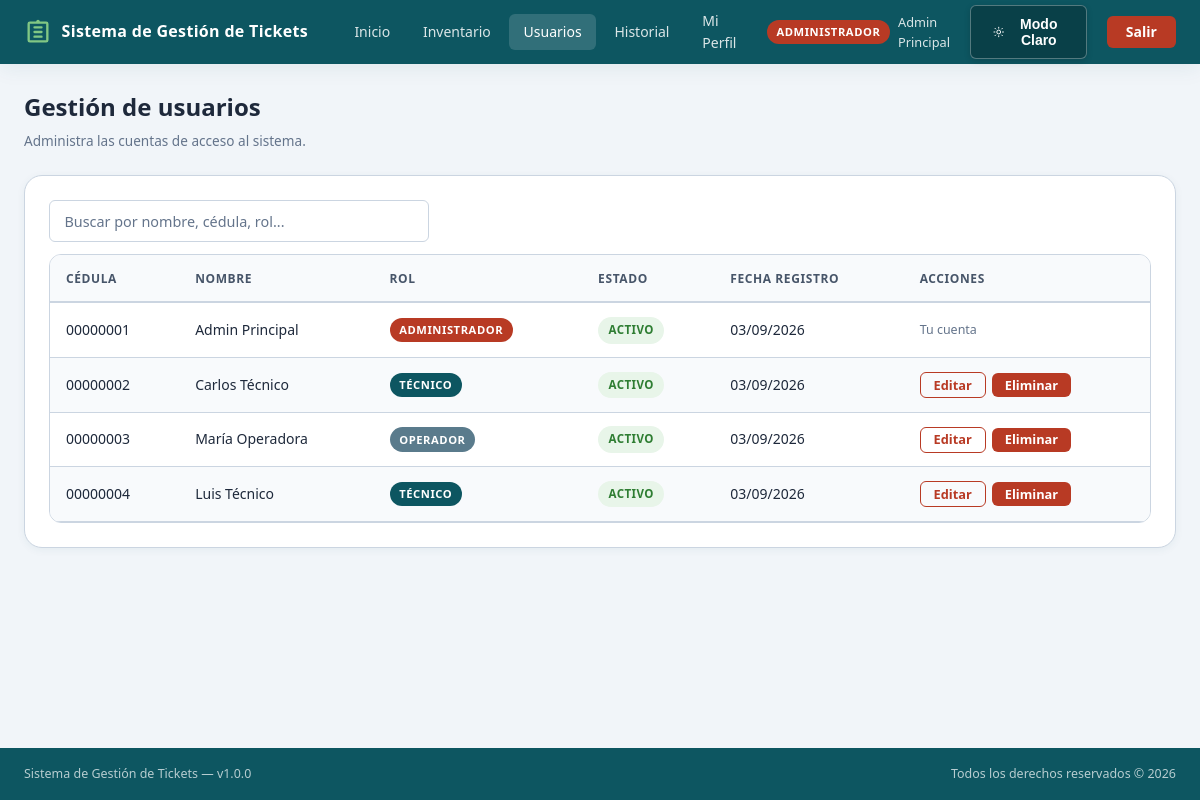
Page /admin/usuarios.php (signed in) on the committed database.
### tables this page shows
CREATE TABLE IF NOT EXISTS Perfiles (
    Cedula   VARCHAR(8)                                   PRIMARY KEY,
    Rol      ENUM('Administrador', 'Operador', 'Tecnico') NOT NULL,
    Activo   BOOLEAN                                      DEFAULT TRUE,
    Nombre   VARCHAR(100)                                 NOT NULL,
    Cre_Per  DATETIME                                     DEFAULT CURRENT_TIMESTAMP,
    Upd_Per  DATETIME                                     DEFAULT CURRENT_TIMESTAMP ON UPDATE CURRENT_TIMESTAMP
);

### admin/usuarios.php (the view, shortened to what this page needs)
<?php
require_once __DIR__ . '/../config/db.php';
$usuarios = $conn->query(
    "SELECT Cedula, Nombre, Rol, Activo, Cre_Per FROM Perfiles ORDER BY Cre_Per DESC"
);
require_once __DIR__ . '/../includes/header.php';
?>
<div class="page-header">
    <div>
        <h1>Gestión de usuarios</h1>
        <p>Administra las cuentas de acceso al sistema.</p>
    </div>
</div>
<div class="bento-card">
    <div class="table-search">
        <input type="text" class="form-control" placeholder="Buscar por nombre, cédula, rol..."
               data-search-table="tablaUsuarios" style="max-width:380px">
    </div>
    <div class="table-wrapper">
        <table class="data-table" id="tablaUsuarios">
            <thead>
                <tr>
                    <th>Cédula</th><th>Nombre</th><th>Rol</th>
                    <th>Estado</th><th>Fecha registro</th><th>Acciones</th>
                </tr>
            </thead>
            <tbody>
            <?php while ($u = $usuarios->fetch_assoc()): ?>
            <tr>
                <td><?= htmlspecialchars($u['Cedula']) ?></td>
                <td><?= htmlspecialchars($u['Nombre']) ?></td>
                <td><span class="role-pill role-<?= strtolower($u['Rol']) ?>"><?= htmlspecialchars($u['Rol'] === 'Tecnico' ? 'Técnico' : $u['Rol']) ?></span></td>
                <td>
                    <?php if ($u['Activo']): ?>
                        <span class="badge badge-finalizado">Activo</span>
                    <?php else: ?>
                        <span class="badge badge-urgente">Inactivo</span>
                    <?php endif; ?>
                </td>
                <td><?= date('d/m/Y', strtotime($u['Cre_Per'])) ?></td>
                <td>
                    <div class="table-actions">
                        <?php if ($u['Rol'] !== 'Administrador'): ?>
                            <a href="usuarios_form.php?cedula=<?= urlencode($u['Cedula']) ?>" class="btn btn-outline btn-sm">Editar</a>
                            <button class="btn btn-danger btn-sm"
                                    data-delete-url="usuarios_delete.php?cedula=<?= urlencode($u['Cedula']) ?>"
                                    data-delete-name="al usuario '<?= htmlspecialchars(addslashes($u['Nombre'])) ?>'">
                                Eliminar
                            </button>
                        <?php elseif ($u['Cedula'] !== $_SESSION['cedula']): ?>
                            <span class="text-muted" style="font-size:0.78rem">No editable</span>
                        <?php else: ?>
                            <span class="text-muted" style="font-size:0.78rem">Tu cuenta</span>
                        <?php endif; ?>
                    </div>
                </td>
            </tr>
            <?php endwhile; ?>
            </tbody>
        </table>
    </div>
</div>
<?php require_once __DIR__ . '/../includes/footer.php'; ?>

### assets/css/style.css (style rules this page uses)
:root { --verde-grama: #b83a24; --verde-hover: #9c2e1b; --verde-light: #fef2f2; --verde-mid: #b83a24; --rojo: #b83a24; --rojo-hover: #9c2e1b; --rojo-light: #fdf2f2; --blanco: #ffffff; --bg-page: #f1f5f9; --bg-card: #ffffff; --bg-card-alt: #f8fafc; --bg-navbar: #0d5661; --bg-footer: #0d5661; --text-primary: #1e293b; --text-secondary: #475569; --text-muted: #64748b; --text-navbar: #ffffff; --border-color: #cbd5e1; --border-focus: #0d5661; --shadow-sm: 0 2px 8px rgba(13,86,97,0.06); --shadow-md: 0 4px 20px rgba(13,86,97,0.08); --shadow-lg: 0 8px 40px rgba(13,86,97,0.12); --input-bg: #ffffff; --table-header: #f8fafc; --table-row-alt: #f8fafc; --table-row-hover: #f1f5f9; --badge-bg: #f1f5f9; --btn-shadow: rgba(184,58,36,0.3); --focus-shadow: rgba(13,86,97,0.15); --blue-accent: #1565c0; --font-sans: 'Segoe UI', system-ui, -apple-system, sans-serif; --radius-sm: 6px; --radius-md: 12px; --radius-lg: 18px; --transition: 0.25s ease; }
*, *::before, *::after { box-sizing: border-box; margin: 0; padding: 0; }
html { scroll-behavior: smooth; font-size: 16px; }
body { font-family: var(--font-sans); background: var(--bg-page); color: var(--text-primary); line-height: 1.6; min-height: 100vh; display: flex; flex-direction: column; transition: background var(--transition), color var(--transition); }
a { color: var(--verde-grama); text-decoration: none; transition: color var(--transition); }
.role-pill { display: inline-block; padding: 0.2rem 0.6rem; border-radius: 99px; font-size: 0.7rem; font-weight: 700; text-transform: uppercase; letter-spacing: 0.05em; }
.role-administrador { background: var(--verde-grama); color: #fff; }
.role-tecnico { background: var(--bg-navbar); color: #fff; }
.role-operador { background: #5a7b8c; color: #fff; }
.btn { display: inline-flex; align-items: center; gap: 0.4rem; padding: 0.55rem 1.2rem; border-radius: var(--radius-sm); border: none; cursor: pointer; font-family: var(--font-sans); font-size: 0.875rem; font-weight: 600; text-decoration: none; transition: all var(--transition); line-height: 1; }
.btn-danger { background: var(--rojo); color: #fff; }
.btn-outline { background: transparent; border: 1.5px solid var(--verde-grama); color: var(--verde-grama); }
.btn-sm { padding: 0.35rem 0.8rem; font-size: 0.8rem; }
.bento-card { background: var(--bg-card); border: 1px solid var(--border-color); border-radius: var(--radius-lg); padding: 1.5rem; box-shadow: var(--shadow-sm); transition: box-shadow var(--transition), background var(--transition), border-color var(--transition); }
.form-control { width: 100%; padding: 0.65rem 0.9rem; border: 1.5px solid var(--border-color); border-radius: var(--radius-sm); background: var(--input-bg); color: var(--text-primary); font-family: var(--font-sans); font-size: 0.9rem; transition: border-color var(--transition), box-shadow var(--transition); appearance: none; -webkit-appearance: none; }
.form-control::placeholder { color: var(--text-muted); }
.table-wrapper { overflow-x: auto; border-radius: var(--radius-md); border: 1px solid var(--border-color); }
.data-table { width: 100%; border-collapse: collapse; font-size: 0.875rem; }
.data-table thead th { background: var(--table-header); color: var(--text-secondary); font-weight: 700; text-transform: uppercase; letter-spacing: 0.05em; font-size: 0.75rem; padding: 0.85rem 1rem; text-align: left; border-bottom: 2px solid var(--border-color); white-space: nowrap; }
.data-table tbody tr { border-bottom: 1px solid var(--border-color); transition: background var(--transition); }
.data-table tbody tr:nth-child(even) { background: var(--table-row-alt); }
.data-table td { padding: 0.85rem 1rem; vertical-align: middle; color: var(--text-primary); }
.table-actions { display: flex; gap: 0.4rem; align-items: center; }
.badge { display: inline-block; padding: 0.25rem 0.65rem; border-radius: 99px; font-size: 0.72rem; font-weight: 700; letter-spacing: 0.04em; text-transform: uppercase; white-space: nowrap; }
.badge-finalizado { background: #e8f5e9; color: #2e7d32; }
.page-header { display: flex; align-items: center; justify-content: space-between; margin-bottom: 1.5rem; gap: 1rem; }
.page-header h1 { font-size: 1.5rem; font-weight: 800; color: var(--text-primary); }
.page-header p { font-size: 0.85rem; color: var(--text-muted); margin-top: 0.2rem; }
.text-muted { color: var(--text-muted); }
.bento-card, .stat-card { animation: fadeIn 0.35s ease; }
.table-search { margin-bottom: 0.75rem; }

### rows in the picture
perfiles: Cedula "00000001", Nombre "Admin Principal", Rol "ADMINISTRADOR", Activo "ACTIVO", Cre_Per "03/09/2026", shows "Tu cuenta"
perfiles: Cedula "00000002", Nombre "Carlos Técnico", Rol "TÉCNICO", Activo "ACTIVO", Cre_Per "03/09/2026"
perfiles: Cedula "00000003", Nombre "María Operadora", Rol "OPERADOR", Activo "ACTIVO", Cre_Per "03/09/2026"
perfiles: Cedula "00000004", Nombre "Luis Técnico", Rol "TÉCNICO", Activo "ACTIVO", Cre_Per "03/09/2026"

### other values in the picture
APP_NAME "Sistema de Gestión de Tickets"
$rol === 'Tecnico' ? 'Técnico' : $rol "ADMINISTRADOR"
$nombre "Admin Principal"
APP_VERSION "1.0.0"
